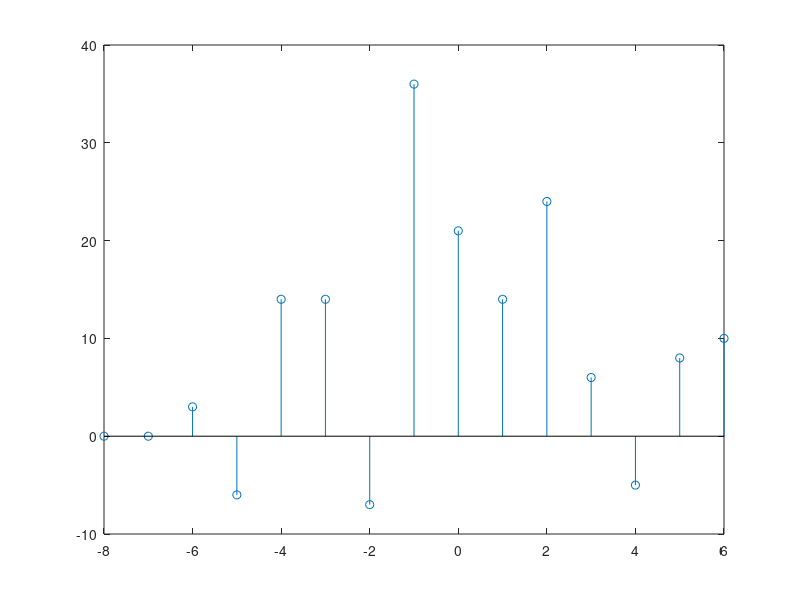
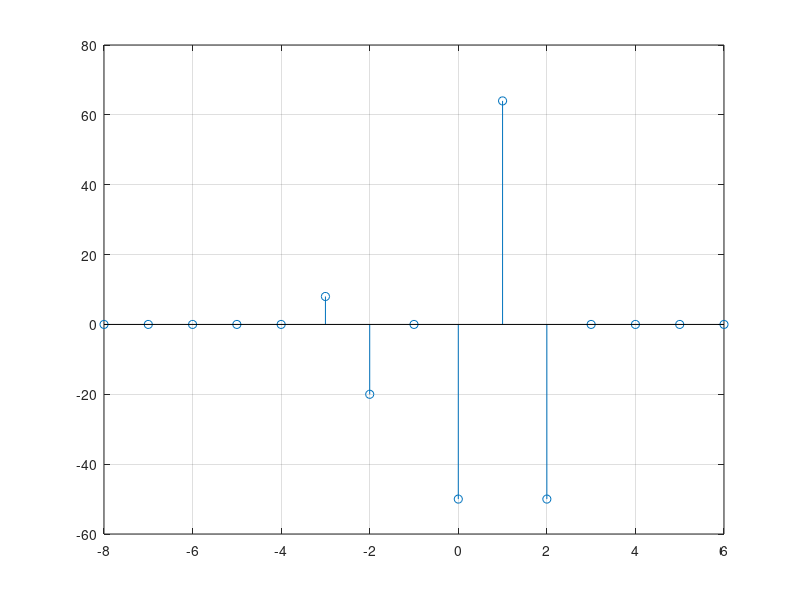
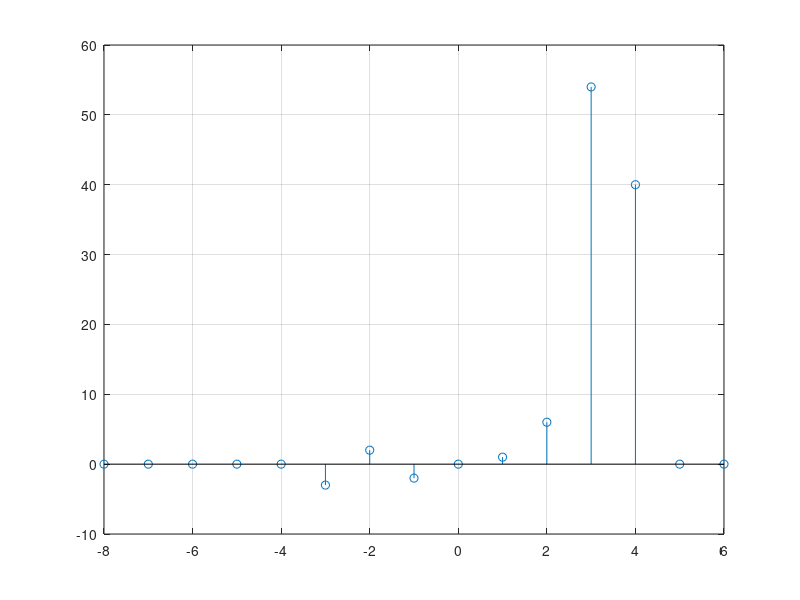

The MATLAB source for these figures, in order:
clc

x=[0,0,0,0,1,-2,4,6,-5,8,10,0,0,0,0];  %define the sequence
n=linspace(-8,6,15);

x11=3*[ x(3:end) zeros(1,2)];
x12=[zeros(1,4) x(1:end-4)];
x13=2*x;
figure;
y1=x11+x12+x13;
stem(n,y1);


x21=[x(5:end) zeros(1,4)];      %x(n+4) shiftingleft by 4 units 
x22= [zeros(1,1) x(1:end-1)];   %x(n-1) shifting right by one unit
xtemp= [x(3:end) zeros(1,2)];  %x(2-n)shifthing right by 2unit then reflect
x23= [ zeros(1,2) xtemp(end:-1:3)]; 

y2=(x21.*x22)+(x23.*x);
figure;
stem(n,y2);
grid on;
figure;
y3=n.*[zeros(1,1) x(1:end-1)] + n.*[zeros(1,2) x(1:end-2)]
+ n.*[zeros(1,3) x(1:end-3)] + n.*[zeros(1,4) x(1:end-4)] 
+n.*[zeros(1,5) x(1:end-5)];
stem(n,y3);
grid on;
